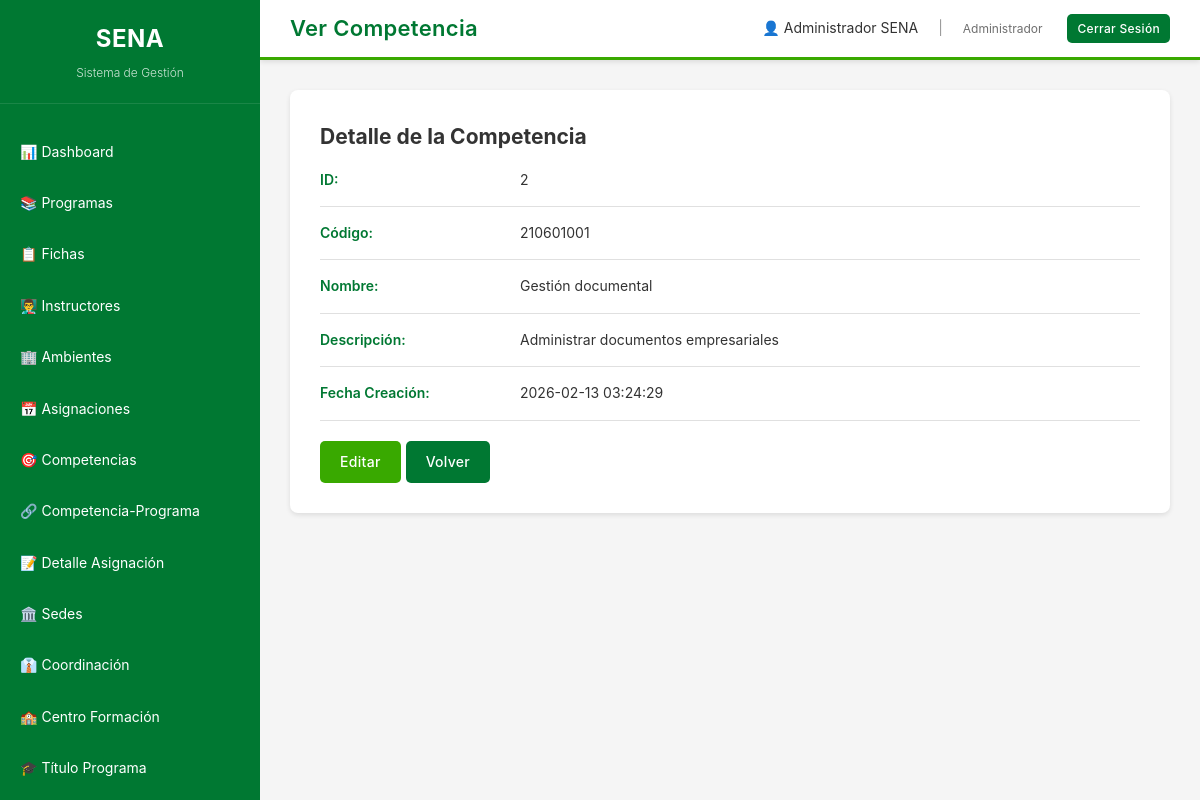
The app's page /views/competencia/ver.php?id=2 (signed in) with its own data.
### tables this page shows
CREATE TABLE competencia (
    id INT PRIMARY KEY AUTO_INCREMENT,
    codigo VARCHAR(50) UNIQUE NOT NULL,
    nombre VARCHAR(255) NOT NULL,
    descripcion TEXT,
    created_at TIMESTAMP DEFAULT CURRENT_TIMESTAMP
);

### conexion.php (called while the page is built, shortened)
<?php
class Database {
    private static $instance = null;
    private $conn;
    private function __construct() {
        try {
            $this->conn = new PDO(
                "mysql:host=" . DB_HOST . ";dbname=" . DB_NAME . ";charset=utf8mb4",
                DB_USER,
                DB_PASS,
                [
                    PDO::ATTR_ERRMODE => PDO::ERRMODE_EXCEPTION,
                    PDO::ATTR_DEFAULT_FETCH_MODE => PDO::FETCH_ASSOC,
                    PDO::ATTR_EMULATE_PREPARES => false,
                    PDO::MYSQL_ATTR_INIT_COMMAND => "SET NAMES utf8mb4 COLLATE utf8mb4_unicode_ci"
                ]
            );
            $this->conn->exec("SET CHARACTER SET utf8mb4");
            $this->conn->exec("SET NAMES utf8mb4");
        } catch(PDOException $e) {
            die("Error de conexión: " . $e->getMessage());
        }
    }
    public static function getInstance() {
        if (self::$instance === null) {
            self::$instance = new self();
        }
        return self::$instance;
    }
    public function getConnection() {
        return $this->conn;
    }
}
?>

### model/CompetenciaModel.php (called while the page is built, shortened)
<?php
require_once __DIR__ . '/../conexion.php';
class CompetenciaModel {
    private $conn;
    public function __construct() {
        $this->conn = Database::getInstance()->getConnection();
    }
    public function getById($id) {
        $stmt = $this->conn->prepare("SELECT * FROM competencia WHERE id = ?");
        $stmt->execute([$id]);
        return $stmt->fetch();
    }
}
?>

### views/competencia/ver.php (the view)
<?php require_once __DIR__ . '/../../model/CompetenciaModel.php'; $model = new CompetenciaModel(); $id = $_GET['id']; $registro = $model->getById($id); $pageTitle = "Ver Competencia"; include __DIR__ . '/../layout/header.php'; include __DIR__ . '/../layout/sidebar.php'; ?>
<div class="main-content"><div class="detail-card"><h2>Detalle de la Competencia</h2><div class="detail-row"><div class="detail-label">ID:</div><div><?php echo $registro['id']; ?></div></div><div class="detail-row"><div class="detail-label">Código:</div><div><?php echo $registro['codigo']; ?></div></div><div class="detail-row"><div class="detail-label">Nombre:</div><div><?php echo $registro['nombre']; ?></div></div><div class="detail-row"><div class="detail-label">Descripción:</div><div><?php echo $registro['descripcion']; ?></div></div><div class="detail-row"><div class="detail-label">Fecha Creación:</div><div><?php echo $registro['created_at']; ?></div></div><div class="btn-group" style="margin-top: 20px;"><a href="editar.php?id=<?php echo $registro['id']; ?>" class="btn btn-primary">Editar</a><a href="index.php" class="btn btn-secondary">Volver</a></div></div></div><?php include __DIR__ . '/../layout/footer.php'; ?>

### assets/css/styles.css (style rules this page uses)
:root { --verde-principal: #39A900; --verde-secundario: #007832; --verde-hover: #005a25; --blanco: #ffffff; --gris-claro: #f5f5f5; --gris-medio: #e0e0e0; --gris-texto: #333333; }
* { margin: 0; padding: 0; box-sizing: border-box; }
html { -webkit-font-smoothing: antialiased; -moz-osx-font-smoothing: grayscale; text-rendering: optimizeLegibility; }
body { font-family: 'Poppins', -apple-system, BlinkMacSystemFont, 'Segoe UI', 'Roboto', 'Oxygen', 'Ubuntu', 'Cantarell', sans-serif; background-color: var(--gris-claro); color: var(--gris-texto); -webkit-font-smoothing: antialiased; -moz-osx-font-smoothing: grayscale; font-size: 14px; line-height: 1.6; font-weight: 400; }
.main-content { margin-left: 260px; margin-top: 60px; padding: 30px; min-height: calc(100vh - 60px); }
.btn { padding: 10px 20px; border: none; border-radius: 5px; cursor: pointer; text-decoration: none; display: inline-block; transition: all 0.3s; font-size: 14px; font-weight: 500; letter-spacing: 0.3px; }
.btn-primary { background-color: var(--verde-principal); color: var(--blanco); }
.btn-secondary { background-color: var(--verde-secundario); color: var(--blanco); }
.btn-group { display: flex; gap: 5px; }
.detail-card { background: var(--blanco); padding: 30px; border-radius: 8px; box-shadow: 0 2px 5px rgba(0,0,0,0.1); }
.detail-row { display: grid; grid-template-columns: 200px 1fr; padding: 15px 0; border-bottom: 1px solid var(--gris-medio); }
.detail-label { font-weight: 600; color: var(--verde-secundario); }

### records on screen
competencia: id "2", codigo "210601001", nombre "Gestión documental", descripcion "Administrar documentos empresariales", created_at "2026-02-13 03:24:29"

### other values on screen
$pageTitle "Ver Competencia"
$_SESSION['usuario_nombre'] "Administrador SENA"
$_SESSION['usuario_rol'] "Administrador"
